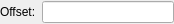
<?xml version="1.0" encoding="UTF-8"?>
<ui version="4.0">
 <class>LC_MidLineOptions</class>
 <widget class="QWidget" name="LC_MidLineOptions">
  <property name="geometry">
   <rect>
    <x>0</x>
    <y>0</y>
    <width>174</width>
    <height>24</height>
   </rect>
  </property>
  <property name="windowTitle">
   <string>Form</string>
  </property>
  <layout class="QGridLayout" name="gridLayout">
   <property name="leftMargin">
    <number>0</number>
   </property>
   <property name="topMargin">
    <number>1</number>
   </property>
   <property name="rightMargin">
    <number>0</number>
   </property>
   <property name="bottomMargin">
    <number>1</number>
   </property>
   <item row="0" column="0">
    <widget class="QLabel" name="label">
     <property name="text">
      <string>Offset:</string>
     </property>
    </widget>
   </item>
   <item row="0" column="1">
    <widget class="QLineEdit" name="leOffset"/>
   </item>
  </layout>
 </widget>
 <resources/>
 <connections/>
</ui>
